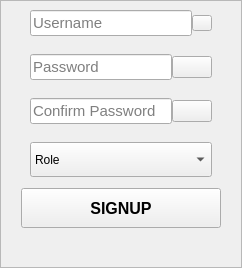
                    <widget class="QWidget" name="page_signup">
                     <layout class="QVBoxLayout" name="verticalLayout_18">
                      <property name="leftMargin">
                       <number>0</number>
                      </property>
                      <property name="topMargin">
                       <number>0</number>
                      </property>
                      <property name="rightMargin">
                       <number>0</number>
                      </property>
                      <property name="bottomMargin">
                       <number>0</number>
                      </property>
                      <item>
                       <widget class="QFrame" name="signup_frame">
                        <property name="styleSheet">
                         <string notr="true">PpagesFrameStyle
</string>
                        </property>
                        <property name="frameShape">
                         <enum>QFrame::StyledPanel</enum>
                        </property>
                        <property name="frameShadow">
                         <enum>QFrame::Raised</enum>
                        </property>
                        <layout class="QVBoxLayout" name="verticalLayout_27">
                         <property name="bottomMargin">
                          <number>9</number>
                         </property>
                         <item>
                          <layout class="QVBoxLayout" name="verticalLayout_28">
                           <property name="spacing">
                            <number>18</number>
                           </property>
                           <property name="leftMargin">
                            <number>20</number>
                           </property>
                           <property name="rightMargin">
                            <number>20</number>
                           </property>
                           <item>
                            <layout class="QHBoxLayout" name="horizontalLayout_14">
                             <property name="spacing">
                              <number>0</number>
                             </property>
                             <item>
                              <widget class="QLineEdit" name="signup_username_lineEdit">
                               <property name="minimumSize">
                                <size>
                                 <width>0</width>
                                 <height>0</height>
                                </size>
                               </property>
                               <property name="maximumSize">
                                <size>
                                 <width>16777215</width>
                                 <height>16777215</height>
                                </size>
                               </property>
                               <property name="font">
                                <font>
                                 <pointsize>11</pointsize>
                                </font>
                               </property>
                               <property name="placeholderText">
                                <string>Username</string>
                               </property>
                              </widget>
                             </item>
                             <item>
                              <widget class="QPushButton" name="signup_temp_btn">
                               <property name="sizePolicy">
                                <sizepolicy hsizetype="Fixed" vsizetype="Fixed">
                                 <horstretch>0</horstretch>
                                 <verstretch>0</verstretch>
                                </sizepolicy>
                               </property>
                               <property name="minimumSize">
                                <size>
                                 <width>20</width>
                                 <height>16</height>
                                </size>
                               </property>
                               <property name="maximumSize">
                                <size>
                                 <width>20</width>
                                 <height>16</height>
                                </size>
                               </property>
                               <property name="styleSheet">
                                <string notr="true">PtempPushButtonStyle</string>
                               </property>
                               <property name="text">
                                <string/>
                               </property>
                              </widget>
                             </item>
                            </layout>
                           </item>
                           <item>
                            <layout class="QHBoxLayout" name="horizontalLayout_16">
                             <property name="spacing">
                              <number>0</number>
                             </property>
                             <item>
                              <widget class="QLineEdit" name="signup_password_lineEdit">
                               <property name="minimumSize">
                                <size>
                                 <width>0</width>
                                 <height>0</height>
                                </size>
                               </property>
                               <property name="maximumSize">
                                <size>
                                 <width>16777215</width>
                                 <height>16777215</height>
                                </size>
                               </property>
                               <property name="font">
                                <font>
                                 <pointsize>11</pointsize>
                                </font>
                               </property>
                               <property name="echoMode">
                                <enum>QLineEdit::Password</enum>
                               </property>
                               <property name="placeholderText">
                                <string>Password</string>
                               </property>
                              </widget>
                             </item>
                             <item>
                              <widget class="QPushButton" name="signup_password_eye_btn">
                               <property name="sizePolicy">
                                <sizepolicy hsizetype="Fixed" vsizetype="Fixed">
                                 <horstretch>0</horstretch>
                                 <verstretch>0</verstretch>
                                </sizepolicy>
                               </property>
                               <property name="cursor">
                                <cursorShape>PointingHandCursor</cursorShape>
                               </property>
                               <property name="styleSheet">
                                <string notr="true">PeyePushButtonStyle</string>
                               </property>
                               <property name="text">
                                <string/>
                               </property>
                               <property name="icon">
                                <iconset>
                                 <normaloff>:/resources/Icons/eye.png</normaloff>:/resources/Icons/eye.png</iconset>
                               </property>
                              </widget>
                             </item>
                            </layout>
                           </item>
                           <item>
                            <layout class="QHBoxLayout" name="horizontalLayout_18">
                             <property name="spacing">
                              <number>0</number>
                             </property>
                             <item>
                              <widget class="QLineEdit" name="signup_confirm_password_lineEdit">
                               <property name="minimumSize">
                                <size>
                                 <width>0</width>
                                 <height>0</height>
                                </size>
                               </property>
                               <property name="maximumSize">
                                <size>
                                 <width>16777215</width>
                                 <height>16777215</height>
                                </size>
                               </property>
                               <property name="font">
                                <font>
                                 <pointsize>11</pointsize>
                                </font>
                               </property>
                               <property name="echoMode">
                                <enum>QLineEdit::Password</enum>
                               </property>
                               <property name="placeholderText">
                                <string>Confirm Password</string>
                               </property>
                              </widget>
                             </item>
                             <item>
                              <widget class="QPushButton" name="signup_confirm_password_eye_btn">
                               <property name="sizePolicy">
                                <sizepolicy hsizetype="Fixed" vsizetype="Fixed">
                                 <horstretch>0</horstretch>
                                 <verstretch>0</verstretch>
                                </sizepolicy>
                               </property>
                               <property name="cursor">
                                <cursorShape>PointingHandCursor</cursorShape>
                               </property>
                               <property name="styleSheet">
                                <string notr="true">PeyePushButtonStyle</string>
                               </property>
                               <property name="text">
                                <string/>
                               </property>
                               <property name="icon">
                                <iconset>
                                 <normaloff>:/resources/Icons/eye.png</normaloff>:/resources/Icons/eye.png</iconset>
                               </property>
                              </widget>
                             </item>
                            </layout>
                           </item>
                           <item>
                            <widget class="QComboBox" name="signup_role_comboBox">
                             <property name="enabled">
                              <bool>true</bool>
                             </property>
                             <property name="minimumSize">
                              <size>
                               <width>0</width>
                               <height>35</height>
                              </size>
                             </property>
                             <property name="maximumSize">
                              <size>
                               <width>290</width>
                               <height>16777215</height>
                              </size>
                             </property>
                             <item>
                              <property name="text">
                               <string>Role</string>
                              </property>
                             </item>
                            </widget>
                           </item>
                          </layout>
                         </item>
                         <item>
                          <layout class="QVBoxLayout" name="verticalLayout_35">
                           <property name="spacing">
                            <number>16</number>
                           </property>
                           <property name="topMargin">
                            <number>5</number>
                           </property>
                           <item alignment="Qt::AlignHCenter">
                            <widget class="QPushButton" name="signup_btn">
                             <property name="minimumSize">
                              <size>
                               <width>200</width>
                               <height>40</height>
                              </size>
                             </property>
                             <property name="maximumSize">
                              <size>
                               <width>200</width>
                               <height>40</height>
                              </size>
                             </property>
                             <property name="font">
                              <font>
                               <pointsize>12</pointsize>
                               <weight>75</weight>
                               <bold>true</bold>
                              </font>
                             </property>
                             <property name="cursor">
                              <cursorShape>PointingHandCursor</cursorShape>
                             </property>
                             <property name="styleSheet">
                              <string notr="true">PpagesMainPushButtonStyle</string>
                             </property>
                             <property name="text">
                              <string>SIGNUP</string>
                             </property>
                            </widget>
                           </item>
                           <item>
                            <widget class="QLabel" name="signup_message_label">
                             <property name="sizePolicy">
                              <sizepolicy hsizetype="Preferred" vsizetype="Fixed">
                               <horstretch>0</horstretch>
                               <verstretch>0</verstretch>
                              </sizepolicy>
                             </property>
                             <property name="styleSheet">
                              <string notr="true">PmessageLabelStyle</string>
                             </property>
                             <property name="text">
                              <string/>
                             </property>
                             <property name="alignment">
                              <set>Qt::AlignCenter</set>
                             </property>
                            </widget>
                           </item>
                          </layout>
                         </item>
                        </layout>
                       </widget>
                      </item>
                     </layout>
                    </widget>
